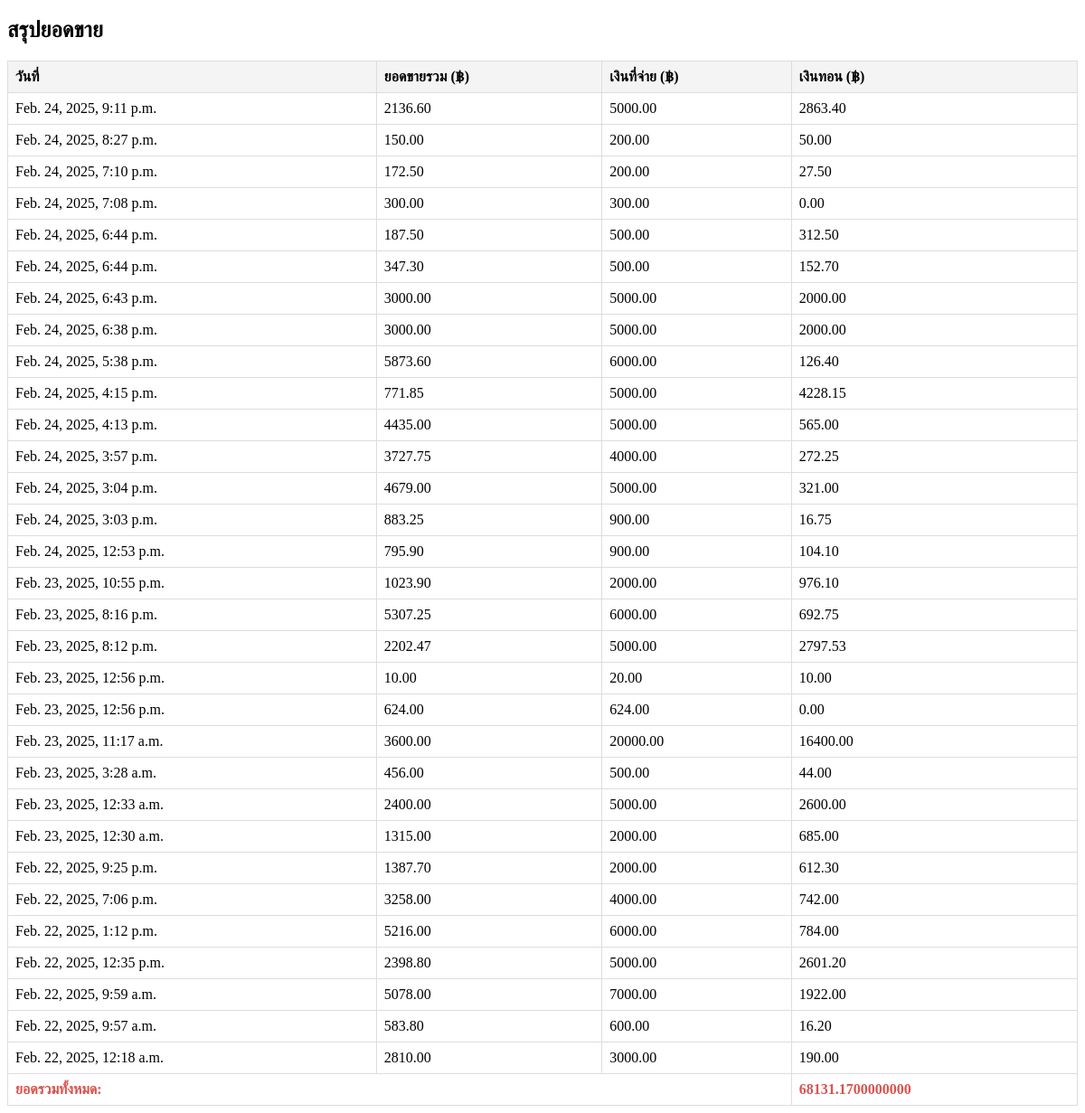
The page /Circulation1 on the database as committed earlier.
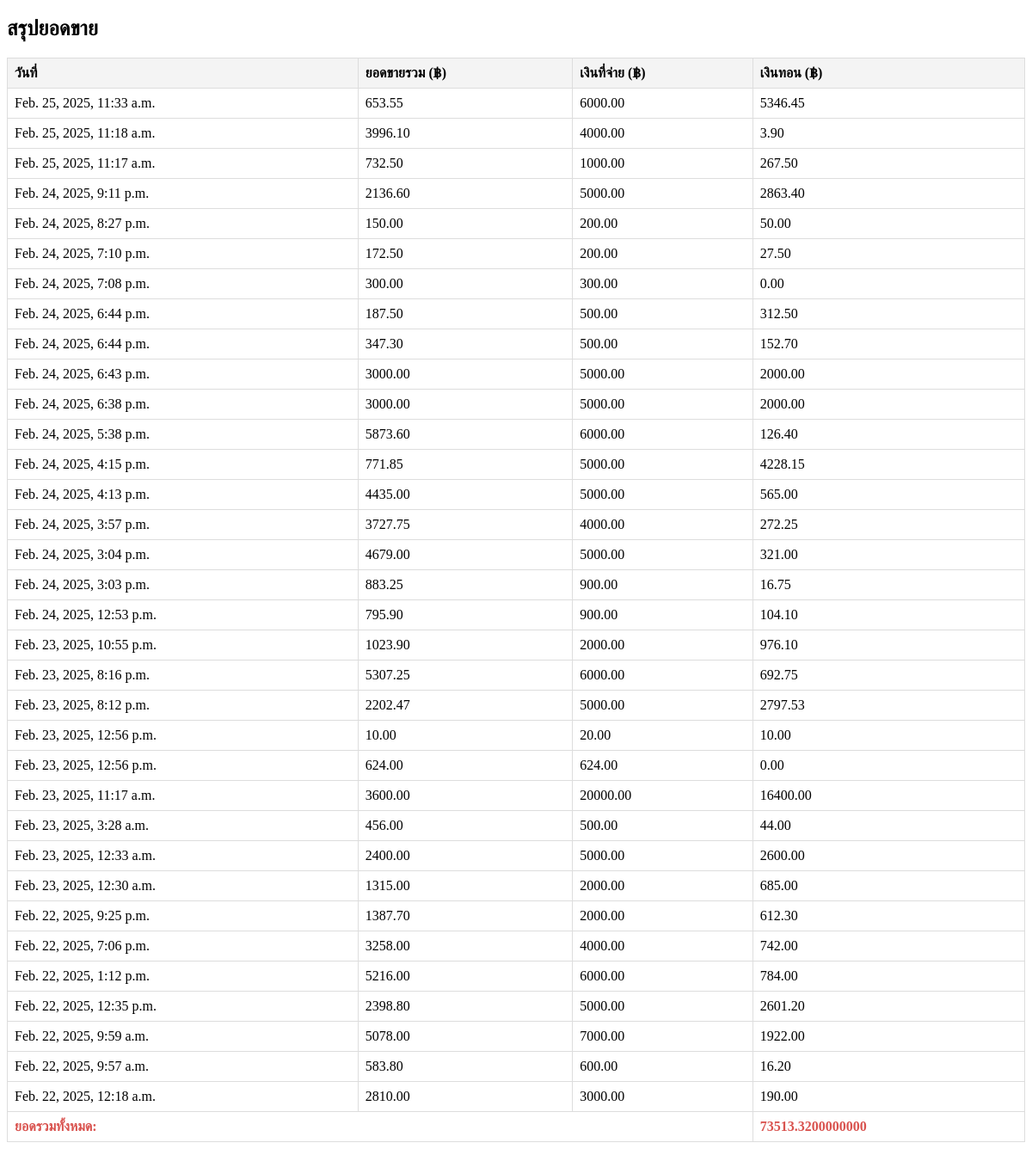
The same page on the database as committed later.
### Dashboard/models.py (models this page shows, shortened)
class SaleRecord(models.Model):
    total_amount = models.DecimalField(max_digits=10, decimal_places=2)
    entered_amount = models.DecimalField(max_digits=10, decimal_places=2)
    change = models.DecimalField(max_digits=10, decimal_places=2)
    timestamp = models.DateTimeField()
    Pofitprice = models.DecimalField(max_digits=10, decimal_places=2, default=0.00)
    stock_adjustments = models.JSONField()  # ใช้ JSONField สำหรับบันทึกข้อมูล Array
    cashier = models.ForeignKey(User, on_delete=models.CASCADE, null=True, blank=True, default=1)

### DashboardUser/views.py (the view)
def Circulation3(request):
    filter_type = request.GET.get("filter", "year")  # ค่าเริ่มต้นเป็น "year"
    today = datetime.now()
    if filter_type == "day":
        start_date = today - timedelta(days=1)
    elif filter_type == "week":
        start_date = today - timedelta(weeks=1)
    elif filter_type == "month":
        start_date = today - timedelta(days=30)
    elif filter_type == "3months":
        start_date = today - timedelta(days=90)
    elif filter_type == "6months":
        start_date = today - timedelta(days=180)
    else:  # "year"
        start_date = today - timedelta(days=365)
    records1 = SaleRecord.objects.filter(timestamp__gte=start_date).order_by('-timestamp')
    total_sum = records1.aggregate(total=Sum("total_amount"))["total"] or 0
    return render(request, "Circulation1.html", {
        "records1": records1,
        "total_sum": total_sum,
        "filter_type": filter_type  # ส่งค่า filter_type ไปยัง template
    })

### DashboardUser/templates/Circulation1.html (shortened to what this page needs)
<!DOCTYPE html>
{% load humanize %}
{% load static %}
<html>
    <head>
        <link rel="stylesheet" href="">
    </head>
   <body>
    <h2>สรุปยอดขาย</h2>
    <table>
        <thead>
            <tr>
                <th>วันที่</th>
                <th>ยอดขายรวม (฿)</th>
                <th>เงินที่จ่าย (฿)</th>
                <th>เงินทอน (฿)</th>
            </tr>
        </thead>
        <tbody>
            {% for record in records1 %}
            <tr>
                <td>{{ record.timestamp }}</td>
                <td>{{ record.total_amount }}</td>
                <td>{{ record.entered_amount }}</td>
                <td>{{ record.change }}</td>
            </tr>
            {% endfor %}
        </tbody>
        <tfoot>
            <tr>
                <td colspan="3" class="total">ยอดรวมทั้งหมด:</td>
                <td class="total">{{ total_sum }}</td>
            </tr>
        </tfoot>
    </table>
</body>
</html>

Rows that differ between the two databases and show on the page:
added SaleRecord: timestamp "Feb. 25, 2025, 11:33 a.m.", total_amount "653.55", entered_amount "6000.00", change "5346.45"
added SaleRecord: timestamp "Feb. 25, 2025, 11:18 a.m.", total_amount "3996.10", entered_amount "4000.00", change "3.90"
added SaleRecord: timestamp "Feb. 25, 2025, 11:17 a.m.", total_amount "732.50", entered_amount "1000.00", change "267.50"
Other text that changed with them:
{{ total_sum }}: "68131.1700000000" → "73513.3200000000"
